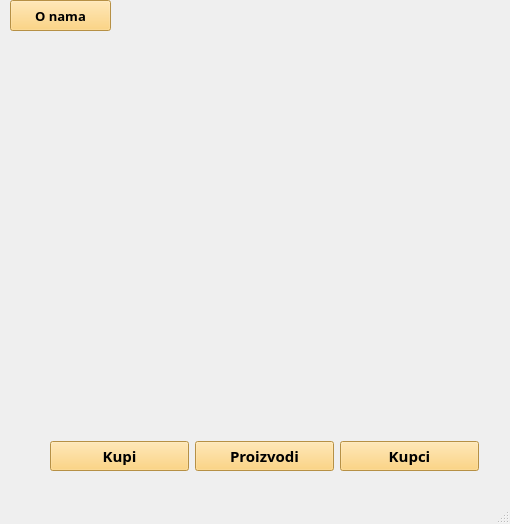
<?xml version="1.0" encoding="UTF-8"?>
<ui version="4.0">
 <class>MainWindow</class>
 <widget class="QMainWindow" name="MainWindow">
  <property name="geometry">
   <rect>
    <x>0</x>
    <y>0</y>
    <width>510</width>
    <height>524</height>
   </rect>
  </property>
  <property name="windowTitle">
   <string>MainWindow</string>
  </property>
  <widget class="QWidget" name="centralwidget">
   <widget class="QPushButton" name="pbONama">
    <property name="geometry">
     <rect>
      <x>10</x>
      <y>0</y>
      <width>101</width>
      <height>31</height>
     </rect>
    </property>
    <property name="font">
     <font>
      <family>Arial Black</family>
      <pointsize>10</pointsize>
      <bold>true</bold>
     </font>
    </property>
    <property name="styleSheet">
     <string notr="true">background-color: rgb(255, 202, 96);</string>
    </property>
    <property name="text">
     <string>O nama</string>
    </property>
   </widget>
   <widget class="QWidget" name="layoutWidget">
    <property name="geometry">
     <rect>
      <x>60</x>
      <y>440</y>
      <width>431</width>
      <height>34</height>
     </rect>
    </property>
    <layout class="QHBoxLayout" name="horizontalLayout"/>
   </widget>
   <widget class="QWidget" name="">
    <property name="geometry">
     <rect>
      <x>50</x>
      <y>440</y>
      <width>429</width>
      <height>32</height>
     </rect>
    </property>
    <layout class="QHBoxLayout" name="horizontalLayout_2">
     <item>
      <widget class="QPushButton" name="pbKupci_2">
       <property name="font">
        <font>
         <family>Arial Black</family>
         <pointsize>11</pointsize>
         <bold>true</bold>
        </font>
       </property>
       <property name="styleSheet">
        <string notr="true">background-color: rgb(255, 202, 96);</string>
       </property>
       <property name="text">
        <string>Kupi</string>
       </property>
      </widget>
     </item>
     <item>
      <widget class="QPushButton" name="pbProizvodi">
       <property name="font">
        <font>
         <family>Arial Black</family>
         <pointsize>11</pointsize>
         <bold>true</bold>
        </font>
       </property>
       <property name="styleSheet">
        <string notr="true">background-color: rgb(255, 202, 96);</string>
       </property>
       <property name="text">
        <string>Proizvodi</string>
       </property>
      </widget>
     </item>
     <item>
      <widget class="QPushButton" name="pbKupci">
       <property name="font">
        <font>
         <family>Arial Black</family>
         <pointsize>11</pointsize>
         <bold>true</bold>
        </font>
       </property>
       <property name="styleSheet">
        <string notr="true">background-color: rgb(255, 202, 96);</string>
       </property>
       <property name="text">
        <string>Kupci</string>
       </property>
      </widget>
     </item>
    </layout>
   </widget>
   <widget class="QLabel" name="label">
    <property name="geometry">
     <rect>
      <x>0</x>
      <y>30</y>
      <width>511</width>
      <height>411</height>
     </rect>
    </property>
    <property name="styleSheet">
     <string notr="true">background-image: url(:/sklad.jpg);</string>
    </property>
    <property name="text">
     <string/>
    </property>
   </widget>
  </widget>
  <widget class="QMenuBar" name="menubar">
   <property name="geometry">
    <rect>
     <x>0</x>
     <y>0</y>
     <width>510</width>
     <height>22</height>
    </rect>
   </property>
  </widget>
  <widget class="QStatusBar" name="statusbar"/>
 </widget>
 <resources/>
 <connections/>
</ui>
